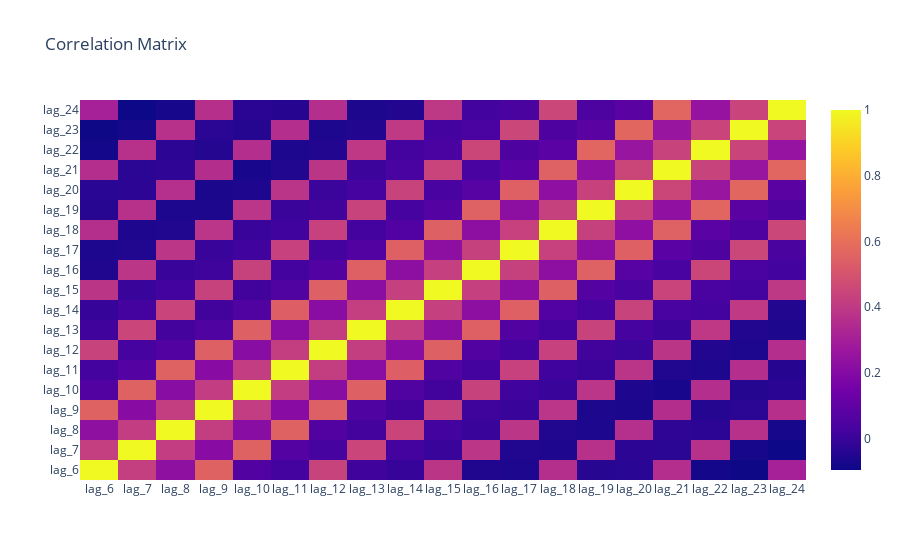

Source (notebook cell):
### Markdown cell above
# Lasso Regression and Ridge Regression
---
- Capable of regularization and feature selection.
- We do not need the entier features, some may lead to overfitting while others should be removed.
- Manual inspection using plots. 
- Apply regularization.

Ridge regression: (L2 Norm)
- The bigger the coefficient a feature has, the bigger the penalty for that feature. 
- Goal: Optimize the model while keeping the coefficients low.
- Higher bias but lower variance.
- Better Generalization.

Lasso regression:(L1 Norm)
- Coefficients of unimportant features are penalized to zeroes, which allows for automated feature selection

### Code cell
corr = X_train.corr()
import plotly.graph_objects as go

fig = go.Figure(go.Heatmap(z=corr.values,
                  x=corr.index.values,
                  y=corr.columns.values))
fig.update_layout(title = "Correlation Matrix")
fig.show()

### Figure 1 — Plotly figure (JSON) as saved in the notebook; plotly's stock layout.template omitted (floating-point values rounded to 4 significant figures; data arrays with more than 128 entries replaced by an {"elided": "..."} marker saying what was removed)
{"data": [{"type": "heatmap", "x": ["lag_6", "lag_7", "lag_8", "lag_9", "lag_10", "lag_11", "lag_12", "lag_13", "lag_14", "lag_15", "lag_16", "lag_17", "lag_18", "lag_19", "lag_20", "lag_21", "lag_22", "lag_23", "lag_24"], "y": ["lag_6", "lag_7", "lag_8", "lag_9", "lag_10", "lag_11", "lag_12", "lag_13", "lag_14", "lag_15", "lag_16", "lag_17", "lag_18", "lag_19", "lag_20", "lag_21", "lag_22", "lag_23", "lag_24"], "z": {"elided": "19x19 float values"}}], "layout": {"autosize": true, "title": {"text": "Correlation Matrix"}, "xaxis": {"autorange": true, "range": [-0.5, 18.5], "type": "category"}, "yaxis": {"autorange": true, "range": [-0.5, 18.5], "type": "category"}}}
